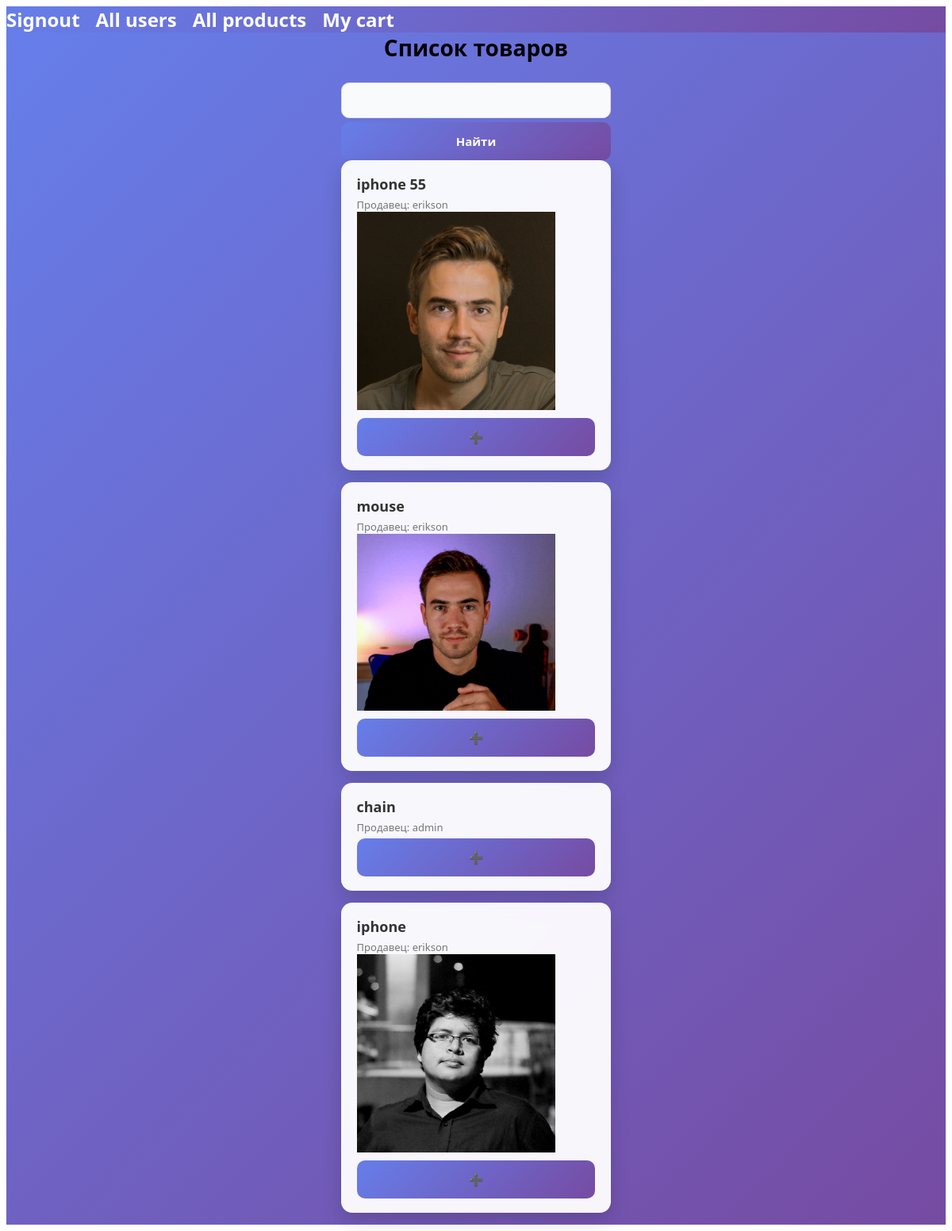
Page /shop/all_products/ (signed in) on the committed database.
### shop/models.py (models this page shows, shortened)
class Product(models.Model):
    title = models.CharField(max_length=150)
    category_id = models.ForeignKey(
        Category,
        on_delete=models.SET_NULL,
        null=True,
        blank=True)
    description =models.TextField()
    stock_units = models.PositiveBigIntegerField(default=0)
    price = models.DecimalField(max_digits=10,decimal_places=2)
    seller_id = models.ForeignKey(Seller,on_delete=models.CASCADE)
    discount = models.PositiveBigIntegerField(default=0)

class ProductImages(models.Model):
    product_id = models.ForeignKey(Product,on_delete=models.CASCADE)
    image = models.ImageField(upload_to=f'Products/')
    is_main = models.BooleanField(default=False)

### users/models.py (models this page shows, shortened)
class Seller(models.Model):
    user = models.OneToOneField(CustomerUser,on_delete=models.CASCADE)
    rating = models.DecimalField(max_digits=3,decimal_places=2,default=0.0)
    balance = models.DecimalField(max_digits=12,decimal_places=2,default=0.0)
    def __str__(self):
        return self.user.username

class CustomerUser(AbstractUser):
    photo = models.ImageField(blank=True,null=True,help_text='Фото профиля (рекомендуемые размер 400x400)',upload_to='user_photos/')
    USER_ROLES = (('customer','Покупатель'),
                  ('seller',"Продавец"))
    role = models.CharField(max_length=20,choices=USER_ROLES, default='customer')
    phone_number = models.CharField(max_length=32,blank=False,null=False)
    @property
    def is_seller(self):
        return self.role == 'seller'

### users/views.py (the view)
    def wrapper(request,*args,**kwargs):
        if request.user.is_authenticated:
            return func(request,*args,**kwargs)
        return redirect('users:signin')

### shop/views.py (called while the page is built)
@login_required
def all_products(request):
    my_products = Cart.objects.filter(user_id=request.user)
    if request.method =='POST':
        title = request.POST.get('title').strip()
        all_products = Product.objects.filter(title__icontains=title)
        all_images=ProductImages.objects.filter(is_main=True)
    else:
        all_products = Product.objects.all()
        all_images=ProductImages.objects.filter(is_main=True)
    return render(request,'all_products.html',{'all_products':all_products,'all_images':all_images,'my_products':my_products})

### users/views.py (called while the page is built)
def login_required(func):
    def wrapper(request,*args,**kwargs):
        if request.user.is_authenticated:
            return func(request,*args,**kwargs)
        return redirect('users:signin')
    return wrapper

### shop/templates/all_products.html (shortened to what this page needs)
{% extends 'base.html' %}
{% load static %}
{% block style %} <link rel="stylesheet" href="{% static 'css/style.css' %}"> {% endblock %}
{% block content %}
<div class="container">
    <div class="title">Список товаров</div>
    <form method="post">
        <input name="title" type="text">
        <button>Найти</button>
    </form>
    {% for product in all_products %}
        <div id="ono {{ product.id }}" class="product">
            <div class="product-title">{{ product.title }}</div>
            <div class="product-seller">Продавец: {{ product.seller_id }}</div>
            {% for img in all_images %}
                {% if img.product_id == product %}
                    <img src="{{ img.image.url }}" alt="">
                {% endif %}
            {% endfor %}
                 <button id="add {{ product.id }}" class="btn" data-url = "{% url 'shop:add_cart' product.id %}">
                ➕
            </button>
        </div>
    {% endfor %}
{% endblock %}

### users/static/css/style.css (style rules this page uses)
* { box-sizing: border-box; font-family: 'Segoe UI', Tahoma, sans-serif; }
img { width: 250px; }
.title { text-align: center; font-size: 24px; font-weight: 600; margin-bottom: 20px; color: #333; }
input, textarea, select { width: 100%; padding: 12px 14px; border-radius: 10px; border: 1px solid #ddd; font-size: 14px; background: #f9fafc; transition: all 0.25s ease; }
button { width: 100%; padding: 14px; border-radius: 10px; border: none; background: linear-gradient(135deg, #667eea, #764ba2); color: #fff; font-size: 15px; font-weight: 600; cursor: pointer; transition: all 0.3s ease; margin-top: 5px; }
.container { max-width: 700px; margin: auto; }
.title { color: black; font-size: 28px; font-weight: 600; margin-bottom: 25px; text-align: center; }
.product { background: rgba(255, 255, 255, 0.95); backdrop-filter: blur(10px); border-radius: 14px; padding: 18px 20px; margin-bottom: 15px; box-shadow: 0 10px 25px rgba(0, 0, 0, 0.15); transition: all 0.25s ease; }
.product-title { font-size: 18px; font-weight: 600; color: #333; margin-bottom: 5px; }
.product-seller { font-size: 13px; color: #777; }

### rows in the picture
Product: title "iphone 55", seller_id "erikson"
ProductImages: image (picture)
Product: title "mouse", seller_id "erikson"
ProductImages: image (picture)
Product: title "chain", seller_id "admin"
Product: title "iphone", seller_id "erikson"
ProductImages: image (picture)
